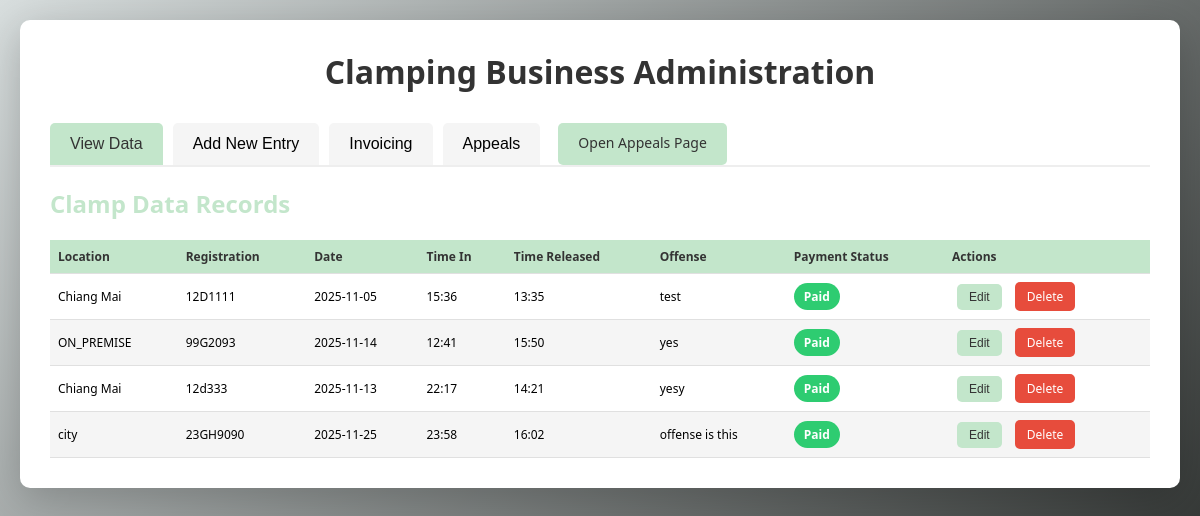
The page / on the database its author committed.
### app.py (models this page shows, shortened)
class ClampData(db.Model):
    id = db.Column(db.Integer, primary_key=True)
    location = db.Column(db.String(200), nullable=False)
    registration = db.Column(db.String(100))
    clamp_date = db.Column(db.Date, nullable=False)
    time_in = db.Column(db.Time, nullable=False)
    time_released = db.Column(db.Time)
    offense = db.Column(db.String(300), nullable=False)
    payment_status = db.Column(db.String(50), default='Processing')  # Paid, Not Paid, Processing
    created_at = db.Column(db.DateTime, default=datetime.utcnow)

### app.py (the view)
@app.route('/')
def index():
    clamps = ClampData.query.all()
    return render_template('index.html', clamps=clamps)

### templates/index.html (shortened to what this page needs)
<!DOCTYPE html>
<html lang="en">
<head>
    <link rel="stylesheet" href="{{ url_for('static', filename='css/style.css') }}">
</head>
<body>
    <div class="container">
        <h1>Clamping Business Administration</h1>
        <div class="tabs">
            <button class="tab-button active" onclick="openTab(event, 'data-tab')">View Data</button>
            <button class="tab-button" onclick="openTab(event, 'add-tab')">Add New Entry</button>
            <button class="tab-button" onclick="openTab(event, 'invoicing-tab')">Invoicing</button>
            <button class="tab-button" onclick="openTab(event, 'appeals-tab')">Appeals</button>
            <a class="btn btn-secondary" href="{{ url_for('appeals') }}" target="_blank" style="margin-left:8px">Open Appeals Page</a>
        </div>
        <div id="data-tab" class="tab-content active">
            <h2>Clamp Data Records</h2>
            {% if clamps %}
                <table class="data-table">
                    <thead>
                        <tr>
                            <th>Location</th>
                            <th>Registration</th>
                            <th>Date</th>
                            <th>Time In</th>
                            <th>Time Released</th>
                            <th>Offense</th>
                            <th>Payment Status</th>
                            <th>Actions</th>
                        </tr>
                    </thead>
                    <tbody>
                        {% for clamp in clamps %}
                        <tr id="row-{{ clamp.id }}" class="data-row">
                            <td class="editable" data-field="location" data-id="{{ clamp.id }}">{{ clamp.location }}</td>
                            <td class="editable" data-field="registration" data-id="{{ clamp.id }}">{{ clamp.registration or '' }}</td>
                            <td class="editable" data-field="clamp_date" data-id="{{ clamp.id }}">{{ clamp.clamp_date.strftime('%Y-%m-%d') }}</td>
                            <td class="editable" data-field="time_in" data-id="{{ clamp.id }}">{{ clamp.time_in.strftime('%H:%M') }}</td>
                            <td class="editable" data-field="time_released" data-id="{{ clamp.id }}">{{ clamp.time_released.strftime('%H:%M') if clamp.time_released else 'N/A' }}</td>
                            <td class="editable" data-field="offense" data-id="{{ clamp.id }}">{{ clamp.offense }}</td>
                            <td class="editable status-cell" data-field="payment_status" data-id="{{ clamp.id }}"><span class="status-{{ clamp.payment_status.lower().replace(' ', '-') }}">{{ clamp.payment_status }}</span></td>
                            <td>
                                <button class="btn btn-edit" onclick="editRow({{ clamp.id }})">Edit</button>
                                <a href="{{ url_for('delete_clamp', id=clamp.id) }}" class="btn btn-delete" onclick="return confirm('Delete this entry?')">Delete</a>
                            </td>
                        </tr>
                        {% endfor %}
                    </tbody>
                </table>
            {% else %}
                <p class="no-data">No clamp data records yet. <a href="#add-tab" onclick="openTab(event, 'add-tab')">Add one now</a></p>
            {% endif %}
        </div>
    </div>
</body>
</html>

### static/css/style.css (style rules this page uses)
* { margin: 0; padding: 0; box-sizing: border-box; }
body { font-family: 'Segoe UI', Tahoma, Geneva, Verdana, sans-serif; background: linear-gradient(135deg, #d8dede 0%, #1c1f1d 100%); min-height: 100vh; padding: 20px; }
.container { max-width: 1200px; margin: 0 auto; background: white; border-radius: 10px; padding: 30px; box-shadow: 0 10px 40px rgba(0,0,0,0.2); }
h1 { color: #333; margin-bottom: 30px; text-align: center; }
h2 { color: #c3e6cb; margin: 20px 0; }
.tabs { display: flex; gap: 10px; margin-bottom: 20px; border-bottom: 2px solid #eee; }
.tab-button { padding: 12px 20px; background: #f5f5f5; border: none; cursor: pointer; font-size: 16px; border-radius: 5px 5px 0 0; transition: all 0.3s; }
.tab-button.active { background: #c3e6cb; color: #333; }
.tab-content { display: none; }
.tab-content.active { display: block; }
.btn { padding: 10px 20px; background: #c3e6cb; color: #333; border: none; border-radius: 5px; cursor: pointer; font-size: 14px; transition: all 0.3s; text-decoration: none; display: inline-block; }
.btn-edit, .btn-delete { padding: 6px 12px; font-size: 12px; margin: 0 5px; }
.btn-delete { background: #e74c3c; color: white; }
.data-table { width: 100%; border-collapse: collapse; margin-top: 20px; background: white; }
.data-table thead { background: #c3e6cb; color: #333; }
.data-table th, .data-table td { padding: 15px; text-align: left; border-bottom: 1px solid #e0e0e0; }
.data-table tbody tr { background: white; }
.data-table tbody tr:nth-child(even) { background: #f5f5f5; }
.data-table td.editable { cursor: pointer; position: relative; }
.status-paid { background: #2ecc71; color: white; padding: 5px 10px; border-radius: 20px; font-size: 12px; font-weight: 600; }
.data-table { font-size: 12px; }
.data-table th, .data-table td { padding: 8px; }

### rows shown on the page
ClampData: location "Chiang Mai", registration "12D1111", clamp_date "2025-11-05", time_in "15:36", time_released "13:35", offense "test", payment_status "Paid"
ClampData: location "ON_PREMISE", registration "99G2093", clamp_date "2025-11-14", time_in "12:41", time_released "15:50", offense "yes", payment_status "Paid"
ClampData: location "Chiang Mai", registration "12d333", clamp_date "2025-11-13", time_in "22:17", time_released "14:21", offense "yesy", payment_status "Paid"
ClampData: location "city", registration "23GH9090", clamp_date "2025-11-25", time_in "23:58", time_released "16:02", offense "offense is this", payment_status "Paid"
